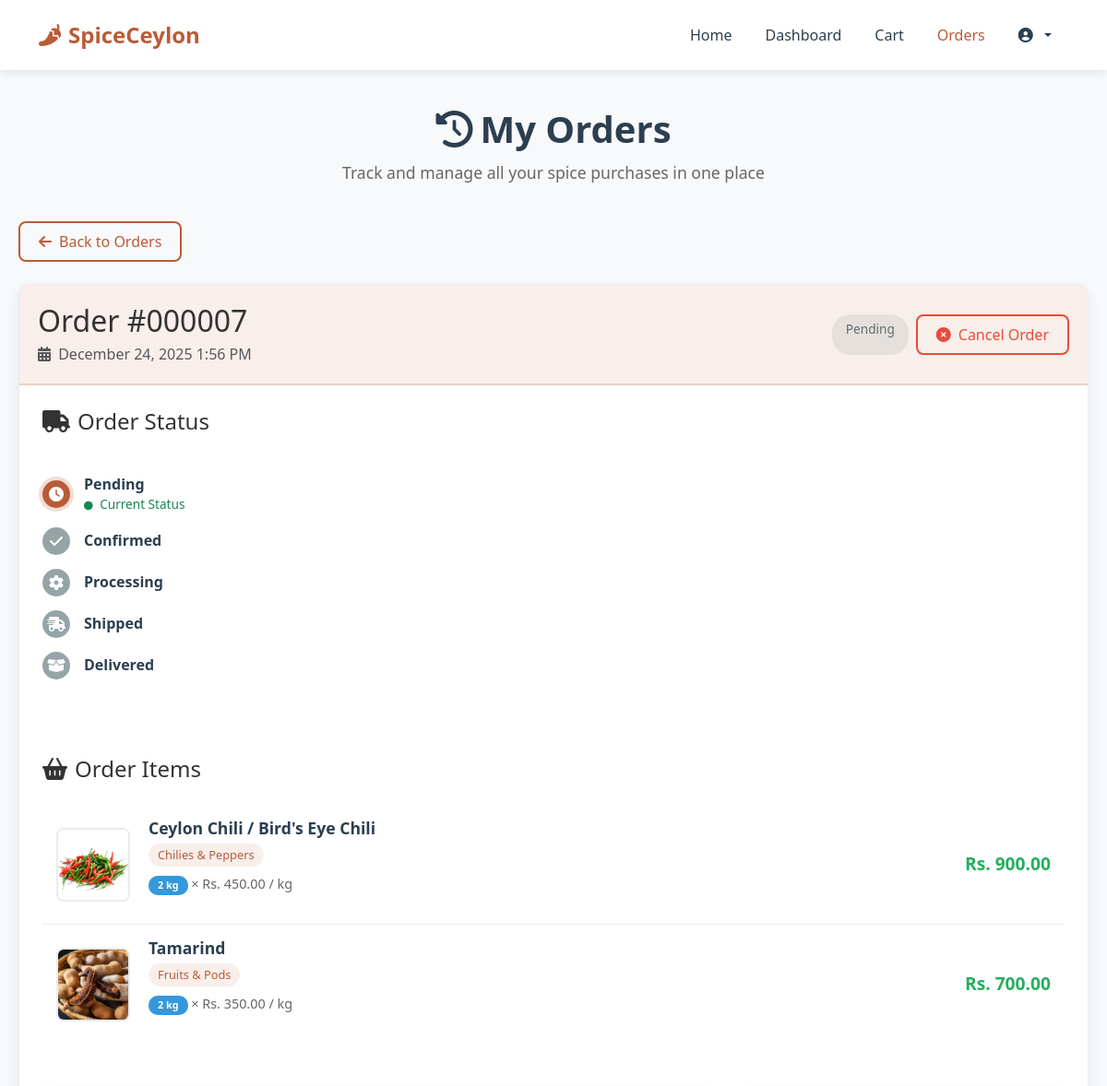
The page /customer/orders.php?order_id=7 (signed in, upper part) on the database as committed earlier.
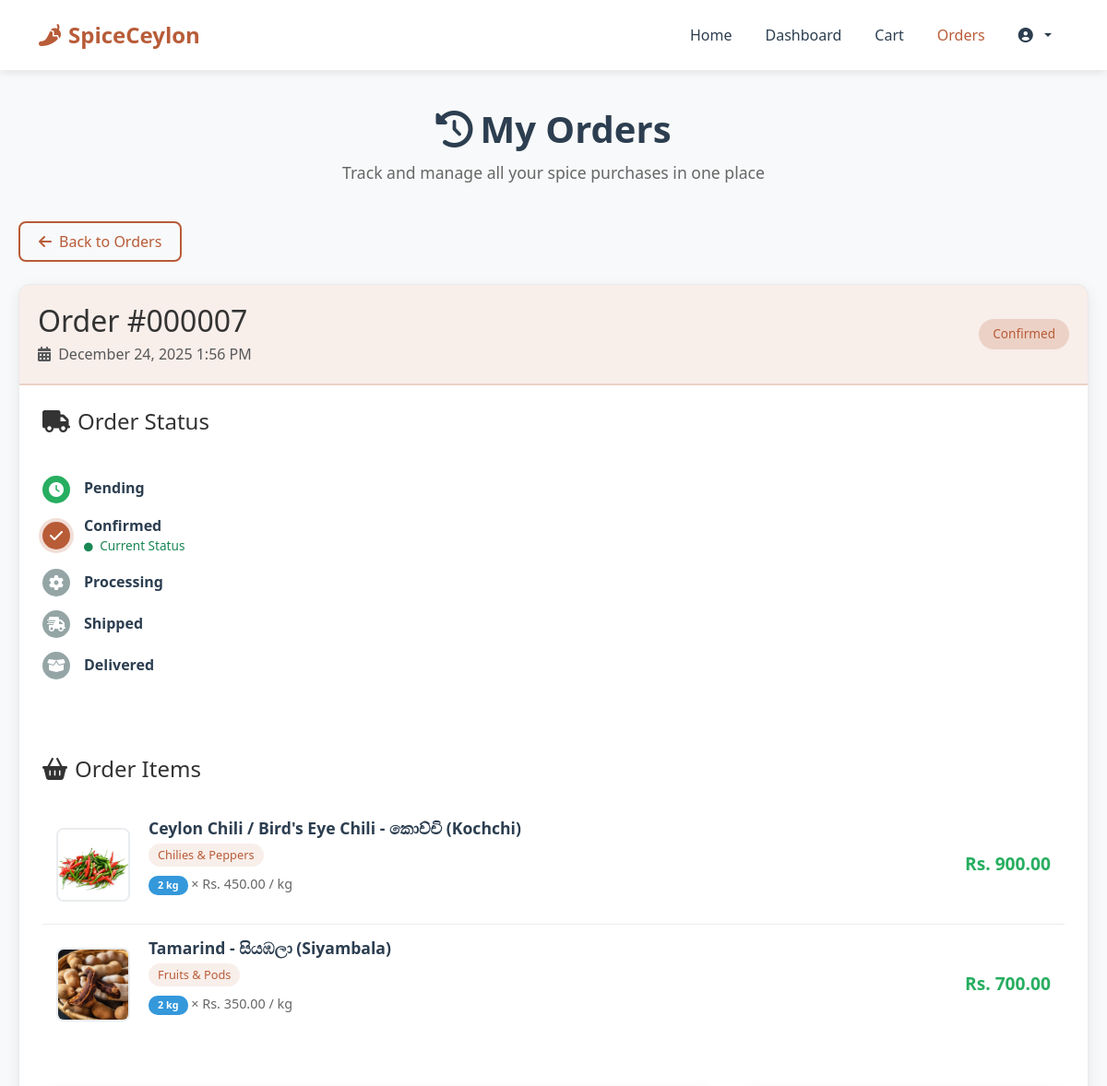
The same page on the database as committed later.
### tables this page shows
CREATE TABLE `orders` (
  `order_id` int(11) NOT NULL,
  `customer_id` int(11) DEFAULT NULL,
  `total` decimal(10,2) DEFAULT NULL,
  `total_amount` decimal(10,2) DEFAULT NULL,
  `shipping_fee` decimal(10,2) DEFAULT 0.00,
  `final_total` decimal(10,2) DEFAULT NULL,
  `shipping_name` varchar(255) DEFAULT NULL,
  `shipping_phone` varchar(20) DEFAULT NULL,
  `shipping_address` varchar(255) DEFAULT NULL,
  `shipping_city` varchar(100) DEFAULT NULL,
  `shipping_postal` varchar(20) DEFAULT NULL,
  `payment_method` enum('cash_on_delivery','credit_card','paypal') DEFAULT 'cash_on_delivery',
  `payment_status` enum('pending','paid','failed') DEFAULT 'pending',
  `notes` text DEFAULT NULL,
  `admin_notes` text DEFAULT NULL,
  `status` enum('Pending','Processing','Completed','Cancelled','Shipped','Delivered','Confirmed') DEFAULT 'Pending',
  `is_deleted` tinyint(1) DEFAULT 0,
  `order_date` timestamp NOT NULL DEFAULT current_timestamp(),
  `created_at` timestamp NOT NULL DEFAULT current_timestamp(),
  `updated_at` timestamp NOT NULL DEFAULT current_timestamp() ON UPDATE current_timestamp()
);

CREATE TABLE `order_items` (
  `order_item_id` int(11) NOT NULL,
  `order_id` int(11) DEFAULT NULL,
  `product_id` int(11) DEFAULT NULL,
  `quantity` int(11) DEFAULT NULL,
  `price` decimal(10,2) DEFAULT NULL,
  `total_price` decimal(10,2) DEFAULT NULL
);

CREATE TABLE `products` (
  `product_id` int(11) NOT NULL,
  `farmer_id` int(11) DEFAULT NULL,
  `name` varchar(255) DEFAULT NULL,
  `description` text DEFAULT NULL,
  `category` varchar(100) DEFAULT 'Spices',
  `price` decimal(10,2) DEFAULT NULL,
  `stock` int(11) DEFAULT NULL,
  `image` varchar(255) DEFAULT NULL,
  `status` enum('Pending','Approved','Rejected') DEFAULT 'Pending',
  `created_at` timestamp NOT NULL DEFAULT current_timestamp(),
  `admin_approved` enum('pending','approved','rejected') NOT NULL DEFAULT 'pending',
  `approved_by` int(11) DEFAULT NULL,
  `approved_at` datetime DEFAULT NULL,
  `rejection_reason` text DEFAULT NULL
);

### customer/orders.php (the view, shortened to what the changed rows need)
<?php
include '../config/db.php';
$user_id = $_SESSION['user_id'];
$order_id = $_GET['order_id'] ?? 0;
$order_details = null;
$order_items = [];
if ($order_id) {
    $order_details_query = "
        SELECT o.*, COUNT(oi.order_item_id) as item_count
        FROM orders o
        LEFT JOIN order_items oi ON o.order_id = oi.order_id
        WHERE o.order_id = '$order_id' AND o.customer_id = '$user_id'
        GROUP BY o.order_id
    ";
    $order_details_result = $conn->query($order_details_query);
    $order_details = $order_details_result->fetch_assoc();
    if ($order_details) {
        $order_items_query = "
            SELECT oi.*, p.name, p.image, p.category
            FROM order_items oi
            JOIN products p ON oi.product_id = p.product_id
            WHERE oi.order_id = '$order_id'
        ";
        $order_items_result = $conn->query($order_items_query);
        while ($item = $order_items_result->fetch_assoc()) {
            $order_items[] = $item;
        }
    }
}
?>
<!DOCTYPE html>
<html lang="en">
<head>
    <link href="https://cdn.jsdelivr.net/npm/bootstrap@5.3.0/dist/css/bootstrap.min.css" rel="stylesheet">
    <link rel="stylesheet" href="https://cdnjs.cloudflare.com/ajax/libs/font-awesome/6.0.0/css/all.min.css">
</head>
<body>
    <div class="orders-container">
        <div class="orders-header">
            <h1><i class="fas fa-history me-2"></i>My Orders</h1>
        </div>
        <?php if ($order_id && $order_details): ?>
            <div class="order-card <?php echo $order_details['status'] === 'Cancelled' ? 'cancelled' : ''; ?>">
                <div class="order-card-header">
                    <div class="d-flex justify-content-between align-items-center">
                        <div>
                            <h2 class="mb-1">Order #<?php echo str_pad($order_details['order_id'], 6, '0', STR_PAD_LEFT); ?></h2>
                            <p class="text-muted mb-0">
                                <i class="fas fa-calendar-alt me-1"></i>
                                <?php echo date('F j, Y g:i A', strtotime($order_details['created_at'])); ?>
                            </p>
                        </div>
                        <div class="d-flex gap-2">
                            <span class="status-badge status-<?php echo strtolower($order_details['status']); ?>">
                                <?php echo $order_details['status']; ?>
                            </span>
                            <?php if ($order_details['status'] === 'Pending'): ?>
                                <button type="button" class="btn btn-danger-outline" data-bs-toggle="modal" data-bs-target="#cancelOrderModal<?php echo $order_details['order_id']; ?>">
                                    <i class="fas fa-times-circle me-2"></i>Cancel Order
                                </button>
                            <?php endif; ?>
                        </div>
                    </div>
                </div>
                <div class="order-card-body">
                    <div class="mb-5">
                        <h4 class="mb-4"><i class="fas fa-truck me-2"></i>Order Status</h4>
                        <div class="timeline">
                            <?php
                            $statuses = [
                                'Pending' => ['icon' => 'fa-clock', 'class' => 'pending'],
                                'Confirmed' => ['icon' => 'fa-check', 'class' => 'pending'],
                                'Processing' => ['icon' => 'fa-cog', 'class' => 'pending'],
                                'Shipped' => ['icon' => 'fa-shipping-fast', 'class' => 'pending'],
                                'Delivered' => ['icon' => 'fa-box-open', 'class' => 'pending'],
                                'Cancelled' => ['icon' => 'fa-times-circle', 'class' => 'cancelled']
                            ];
                            $currentStatus = $order_details['status'];
                            if ($currentStatus === 'Cancelled') {
                                ?>
                                <div class="timeline-step">
                                    <div class="timeline-dot cancelled">
                                        <i class="fas fa-times-circle"></i>
                                    </div>
                                    <div class="timeline-content">
                                        <h6>Cancelled</h6>
                                        <p class="text-danger"><i class="fas fa-circle me-1" style="font-size: 0.6rem;"></i> Order Cancelled</p>
                                    </div>
                                </div>
                                <?php
                            } else {
                                foreach ($statuses as $status => $info):
                                    if ($status === 'Cancelled') continue;
                                    $isActive = $currentStatus == $status;
                                    $isCompleted = array_search($currentStatus, array_keys($statuses)) > array_search($status, array_keys($statuses));
                                    $dotClass = 'pending';
                                    if ($isActive) $dotClass = 'active';
                                    elseif ($isCompleted) $dotClass = 'completed';
                            ?>
                            <div class="timeline-step">
                                <div class="timeline-dot <?php echo $dotClass; ?>">
                                    <i class="fas <?php echo $info['icon']; ?>"></i>
                                </div>
                                <div class="timeline-content">
                                    <h6><?php echo $status; ?></h6>
                                    <?php if ($isActive): ?>
                                        <p class="text-success"><i class="fas fa-circle me-1" style="font-size: 0.6rem;"></i> Current Status</p>
                                    <?php endif; ?>
                                </div>
                            </div>
                            <?php
                                endforeach;
                            }
                            ?>
                        </div>
                    </div>
                    <div class="mb-5">
                        <h4 class="mb-4"><i class="fas fa-shopping-basket me-2"></i>Order Items</h4>
                        <div class="order-items">
                            <?php foreach ($order_items as $item):
                                $image_path = '';
                                if ($item['image']) {
                                    $image_name = basename($item['image']);
                                    if (file_exists('../assets/images/' . $image_name)) {
                                        $image_path = '../assets/images/' . $image_name;
                                    } else {
                                        $image_path = '../assets/images/default-spice.jpg';
                                    }
                                } else {
                                    $image_path = '../assets/images/default-spice.jpg';
                                }
                            ?>
                            <div class="order-item">
                                <img src="<?php echo $image_path; ?>"
                                     alt="<?php echo htmlspecialchars($item['name']); ?>"
                                     class="order-item-image"
                                     onerror="this.src='../assets/images/default-spice.jpg'">
                                <div class="order-item-details">
                                    <h5 class="order-item-name"><?php echo htmlspecialchars($item['name']); ?></h5>
                                    <div class="mb-2">
                                        <span class="order-item-category"><?php echo htmlspecialchars($item['category']); ?></span>
                                    </div>
                                    <p class="order-item-quantity">
                                        <span class="badge"><?php echo $item['quantity']; ?> kg</span>
                                        × Rs. <?php echo number_format($item['price'], 2); ?> / kg
                                    </p>
                                </div>
                                <div class="order-item-price">
                                    Rs. <?php echo number_format($item['total_price'], 2); ?>
                                </div>
                            </div>
                            <?php endforeach; ?>
                        </div>
                    </div>
                </div>
            </div>
        <?php endif; ?>
    </div>
</body>
</html>

Rows that differ between the two databases and show on the page:
changed orders "000007": status "Pending" → "Confirmed"
changed through a linked row, order_items "Chilies & Peppers": product.name "Ceylon Chili / Bird's Eye Chili" → "Ceylon Chili / Bird's Eye Chili - කොච්චි (Kochchi)"
changed through a linked row, order_items "Fruits & Pods": product.name "Tamarind" → "Tamarind - සියඹලා (Siyambala)"
Other text that changed with them:
new list line: "Current Status"
text no longer shown: "Cancel Order"
list line gone: "Current Status"
